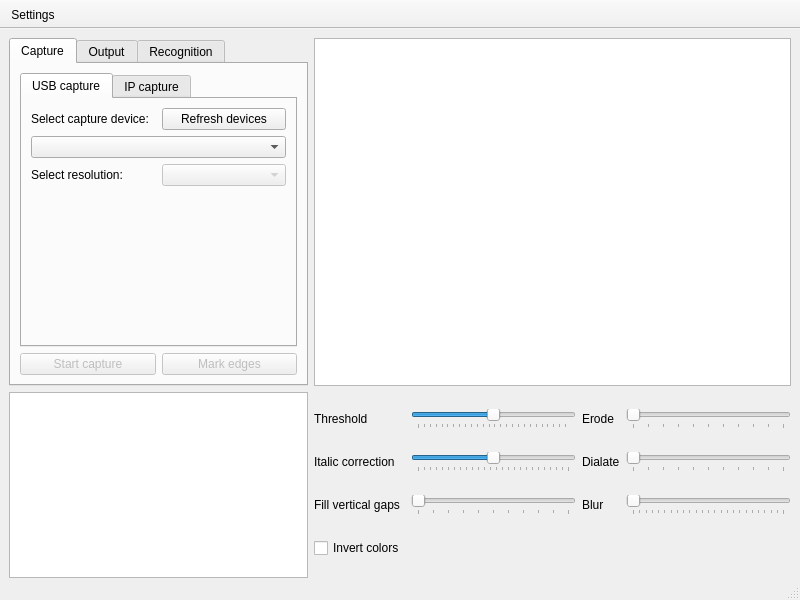
<?xml version="1.0" encoding="UTF-8"?>
<ui version="4.0">
 <class>ScoreboardOCR</class>
 <widget class="QMainWindow" name="ScoreboardOCR">
  <property name="geometry">
   <rect>
    <x>0</x>
    <y>0</y>
    <width>800</width>
    <height>600</height>
   </rect>
  </property>
  <property name="windowTitle">
   <string>ScoreboardOCR</string>
  </property>
  <property name="autoFillBackground">
   <bool>false</bool>
  </property>
  <property name="styleSheet">
   <string notr="true"/>
  </property>
  <widget class="QWidget" name="centralwidget">
   <property name="autoFillBackground">
    <bool>false</bool>
   </property>
   <layout class="QGridLayout" name="gridLayout" rowstretch="0,0,0,0" columnstretch="0,0,0">
    <property name="bottomMargin">
     <number>0</number>
    </property>
    <property name="verticalSpacing">
     <number>6</number>
    </property>
    <item row="3" column="2">
     <layout class="QGridLayout" name="gridLayout_2">
      <item row="2" column="3">
       <widget class="QSlider" name="blurSlider">
        <property name="maximum">
         <number>24</number>
        </property>
        <property name="orientation">
         <enum>Qt::Horizontal</enum>
        </property>
        <property name="tickPosition">
         <enum>QSlider::TicksBelow</enum>
        </property>
       </widget>
      </item>
      <item row="1" column="1">
       <widget class="QSlider" name="italicSlider">
        <property name="minimum">
         <number>-25</number>
        </property>
        <property name="maximum">
         <number>25</number>
        </property>
        <property name="pageStep">
         <number>10</number>
        </property>
        <property name="value">
         <number>0</number>
        </property>
        <property name="orientation">
         <enum>Qt::Horizontal</enum>
        </property>
        <property name="tickPosition">
         <enum>QSlider::TicksBelow</enum>
        </property>
        <property name="tickInterval">
         <number>2</number>
        </property>
       </widget>
      </item>
      <item row="2" column="1">
       <widget class="QSlider" name="gapsSlider">
        <property name="maximum">
         <number>10</number>
        </property>
        <property name="orientation">
         <enum>Qt::Horizontal</enum>
        </property>
        <property name="tickPosition">
         <enum>QSlider::TicksBelow</enum>
        </property>
       </widget>
      </item>
      <item row="2" column="0">
       <widget class="QLabel" name="label_6">
        <property name="text">
         <string>Fill vertical gaps</string>
        </property>
        <property name="alignment">
         <set>Qt::AlignLeading|Qt::AlignLeft|Qt::AlignVCenter</set>
        </property>
       </widget>
      </item>
      <item row="1" column="2">
       <widget class="QLabel" name="label_8">
        <property name="text">
         <string>Dialate</string>
        </property>
        <property name="alignment">
         <set>Qt::AlignLeading|Qt::AlignLeft|Qt::AlignVCenter</set>
        </property>
       </widget>
      </item>
      <item row="0" column="3">
       <widget class="QSlider" name="erodeSlider">
        <property name="minimumSize">
         <size>
          <width>80</width>
          <height>0</height>
         </size>
        </property>
        <property name="maximum">
         <number>10</number>
        </property>
        <property name="orientation">
         <enum>Qt::Horizontal</enum>
        </property>
        <property name="tickPosition">
         <enum>QSlider::TicksBelow</enum>
        </property>
       </widget>
      </item>
      <item row="2" column="2">
       <widget class="QLabel" name="label_5">
        <property name="text">
         <string>Blur</string>
        </property>
        <property name="alignment">
         <set>Qt::AlignLeading|Qt::AlignLeft|Qt::AlignVCenter</set>
        </property>
       </widget>
      </item>
      <item row="0" column="0">
       <widget class="QLabel" name="label_4">
        <property name="layoutDirection">
         <enum>Qt::LeftToRight</enum>
        </property>
        <property name="text">
         <string>Threshold</string>
        </property>
        <property name="alignment">
         <set>Qt::AlignLeading|Qt::AlignLeft|Qt::AlignVCenter</set>
        </property>
       </widget>
      </item>
      <item row="3" column="0">
       <widget class="QCheckBox" name="invertColorsCheckbox">
        <property name="layoutDirection">
         <enum>Qt::LeftToRight</enum>
        </property>
        <property name="text">
         <string>Invert colors</string>
        </property>
       </widget>
      </item>
      <item row="0" column="2">
       <widget class="QLabel" name="label_7">
        <property name="text">
         <string>Erode</string>
        </property>
        <property name="alignment">
         <set>Qt::AlignLeading|Qt::AlignLeft|Qt::AlignVCenter</set>
        </property>
       </widget>
      </item>
      <item row="0" column="1">
       <widget class="QSlider" name="thresholdSlider">
        <property name="minimumSize">
         <size>
          <width>80</width>
          <height>0</height>
         </size>
        </property>
        <property name="maximum">
         <number>255</number>
        </property>
        <property name="value">
         <number>127</number>
        </property>
        <property name="orientation">
         <enum>Qt::Horizontal</enum>
        </property>
        <property name="tickPosition">
         <enum>QSlider::TicksBelow</enum>
        </property>
       </widget>
      </item>
      <item row="1" column="0">
       <widget class="QLabel" name="label_9">
        <property name="text">
         <string>Italic correction</string>
        </property>
        <property name="alignment">
         <set>Qt::AlignLeading|Qt::AlignLeft|Qt::AlignVCenter</set>
        </property>
       </widget>
      </item>
      <item row="1" column="3">
       <widget class="QSlider" name="dialateSlider">
        <property name="maximum">
         <number>10</number>
        </property>
        <property name="orientation">
         <enum>Qt::Horizontal</enum>
        </property>
        <property name="tickPosition">
         <enum>QSlider::TicksBelow</enum>
        </property>
       </widget>
      </item>
     </layout>
    </item>
    <item row="1" column="1">
     <widget class="QTabWidget" name="tabWidget">
      <property name="sizePolicy">
       <sizepolicy hsizetype="Minimum" vsizetype="Expanding">
        <horstretch>0</horstretch>
        <verstretch>0</verstretch>
       </sizepolicy>
      </property>
      <property name="minimumSize">
       <size>
        <width>230</width>
        <height>0</height>
       </size>
      </property>
      <property name="maximumSize">
       <size>
        <width>16777215</width>
        <height>16777215</height>
       </size>
      </property>
      <property name="baseSize">
       <size>
        <width>0</width>
        <height>0</height>
       </size>
      </property>
      <property name="tabPosition">
       <enum>QTabWidget::North</enum>
      </property>
      <property name="tabShape">
       <enum>QTabWidget::Rounded</enum>
      </property>
      <property name="currentIndex">
       <number>0</number>
      </property>
      <widget class="QWidget" name="captureTab">
       <attribute name="title">
        <string>Capture</string>
       </attribute>
       <layout class="QGridLayout" name="gridLayout_3">
        <item row="1" column="0" colspan="2">
         <widget class="QTabWidget" name="captureTypeTab">
          <property name="currentIndex">
           <number>0</number>
          </property>
          <widget class="QWidget" name="USBCapture">
           <property name="sizePolicy">
            <sizepolicy hsizetype="Expanding" vsizetype="Expanding">
             <horstretch>0</horstretch>
             <verstretch>0</verstretch>
            </sizepolicy>
           </property>
           <attribute name="title">
            <string>USB capture</string>
           </attribute>
           <layout class="QGridLayout" name="gridLayout_7">
            <item row="1" column="0" colspan="2">
             <widget class="QComboBox" name="captureDeviceComboBox">
              <property name="currentText">
               <string/>
              </property>
              <property name="placeholderText">
               <string>Select device...</string>
              </property>
             </widget>
            </item>
            <item row="2" column="1">
             <widget class="QComboBox" name="deviceResolutionComboBox">
              <property name="enabled">
               <bool>false</bool>
              </property>
              <property name="placeholderText">
               <string>Default</string>
              </property>
             </widget>
            </item>
            <item row="2" column="0">
             <widget class="QLabel" name="label_2">
              <property name="text">
               <string>Select resolution:</string>
              </property>
             </widget>
            </item>
            <item row="0" column="0">
             <widget class="QLabel" name="label">
              <property name="text">
               <string>Select capture device:</string>
              </property>
             </widget>
            </item>
            <item row="0" column="1">
             <widget class="QPushButton" name="refreshCaptureDeviceButton">
              <property name="text">
               <string>Refresh devices</string>
              </property>
             </widget>
            </item>
            <item row="4" column="0" colspan="2">
             <spacer name="verticalSpacer">
              <property name="orientation">
               <enum>Qt::Vertical</enum>
              </property>
              <property name="sizeHint" stdset="0">
               <size>
                <width>20</width>
                <height>40</height>
               </size>
              </property>
             </spacer>
            </item>
           </layout>
          </widget>
          <widget class="QWidget" name="IPCapture">
           <attribute name="title">
            <string>IP capture</string>
           </attribute>
           <layout class="QGridLayout" name="gridLayout_8">
            <item row="0" column="0" colspan="2">
             <widget class="QLineEdit" name="ipAddressBox">
              <property name="placeholderText">
               <string>IP address to your camera (ex. rtsp://192.168.1.100:5555)</string>
              </property>
             </widget>
            </item>
            <item row="1" column="1">
             <widget class="QComboBox" name="deviceResolutionComboBox_2">
              <property name="enabled">
               <bool>false</bool>
              </property>
              <property name="placeholderText">
               <string>Default</string>
              </property>
             </widget>
            </item>
            <item row="2" column="0" colspan="2">
             <spacer name="verticalSpacer_4">
              <property name="orientation">
               <enum>Qt::Vertical</enum>
              </property>
              <property name="sizeHint" stdset="0">
               <size>
                <width>20</width>
                <height>181</height>
               </size>
              </property>
             </spacer>
            </item>
            <item row="1" column="0">
             <widget class="QLabel" name="label_12">
              <property name="text">
               <string>Select resolution:</string>
              </property>
             </widget>
            </item>
           </layout>
          </widget>
         </widget>
        </item>
        <item row="3" column="0">
         <widget class="QPushButton" name="captureButton">
          <property name="enabled">
           <bool>false</bool>
          </property>
          <property name="text">
           <string>Start capture</string>
          </property>
         </widget>
        </item>
        <item row="3" column="1">
         <widget class="QPushButton" name="edgesButton">
          <property name="enabled">
           <bool>false</bool>
          </property>
          <property name="text">
           <string>Mark edges</string>
          </property>
         </widget>
        </item>
       </layout>
      </widget>
      <widget class="QWidget" name="outputTab">
       <attribute name="title">
        <string>Output</string>
       </attribute>
       <layout class="QGridLayout" name="gridLayout_5">
        <item row="0" column="0">
         <widget class="QLabel" name="label_3">
          <property name="text">
           <string>Output path:</string>
          </property>
         </widget>
        </item>
        <item row="1" column="0">
         <widget class="QLabel" name="label_10">
          <property name="text">
           <string>Output name:</string>
          </property>
         </widget>
        </item>
        <item row="0" column="2">
         <widget class="QPushButton" name="outputPathButton">
          <property name="sizePolicy">
           <sizepolicy hsizetype="Minimum" vsizetype="Fixed">
            <horstretch>0</horstretch>
            <verstretch>0</verstretch>
           </sizepolicy>
          </property>
          <property name="minimumSize">
           <size>
            <width>0</width>
            <height>0</height>
           </size>
          </property>
          <property name="text">
           <string>...</string>
          </property>
         </widget>
        </item>
        <item row="1" column="1" colspan="2">
         <widget class="QLineEdit" name="outputNameLineEdit">
          <property name="placeholderText">
           <string>Enter output name...</string>
          </property>
         </widget>
        </item>
        <item row="3" column="0" colspan="3">
         <spacer name="verticalSpacer_3">
          <property name="orientation">
           <enum>Qt::Vertical</enum>
          </property>
          <property name="sizeHint" stdset="0">
           <size>
            <width>20</width>
            <height>40</height>
           </size>
          </property>
         </spacer>
        </item>
        <item row="0" column="1">
         <widget class="QLineEdit" name="outputPathLineEdit">
          <property name="readOnly">
           <bool>true</bool>
          </property>
          <property name="placeholderText">
           <string>Path where to save output</string>
          </property>
         </widget>
        </item>
        <item row="2" column="0">
         <widget class="QLabel" name="label_11">
          <property name="text">
           <string>Output format:</string>
          </property>
         </widget>
        </item>
        <item row="2" column="1" colspan="2">
         <widget class="QComboBox" name="outputFormatComboBox"/>
        </item>
       </layout>
      </widget>
      <widget class="QWidget" name="selectionTab">
       <attribute name="title">
        <string>Recognition</string>
       </attribute>
       <layout class="QGridLayout" name="gridLayout_4">
        <item row="2" column="0" colspan="2">
         <spacer name="verticalSpacer_2">
          <property name="orientation">
           <enum>Qt::Vertical</enum>
          </property>
          <property name="sizeHint" stdset="0">
           <size>
            <width>20</width>
            <height>40</height>
           </size>
          </property>
         </spacer>
        </item>
        <item row="0" column="0" colspan="2">
         <widget class="QListWidget" name="recognitionListWidget">
          <property name="sizePolicy">
           <sizepolicy hsizetype="Ignored" vsizetype="Preferred">
            <horstretch>0</horstretch>
            <verstretch>0</verstretch>
           </sizepolicy>
          </property>
          <property name="tabKeyNavigation">
           <bool>false</bool>
          </property>
         </widget>
        </item>
        <item row="1" column="0">
         <widget class="QPushButton" name="addSelectionButton">
          <property name="enabled">
           <bool>false</bool>
          </property>
          <property name="text">
           <string>Add selection</string>
          </property>
         </widget>
        </item>
        <item row="1" column="1">
         <widget class="QPushButton" name="deleteSelectionButton">
          <property name="enabled">
           <bool>false</bool>
          </property>
          <property name="text">
           <string>Delete selection</string>
          </property>
         </widget>
        </item>
       </layout>
      </widget>
     </widget>
    </item>
    <item row="1" column="2">
     <widget class="QGraphicsView" name="mainImage"/>
    </item>
    <item row="3" column="1">
     <widget class="QGraphicsView" name="smallImage">
      <property name="sizePolicy">
       <sizepolicy hsizetype="Minimum" vsizetype="Minimum">
        <horstretch>0</horstretch>
        <verstretch>0</verstretch>
       </sizepolicy>
      </property>
      <property name="minimumSize">
       <size>
        <width>0</width>
        <height>180</height>
       </size>
      </property>
     </widget>
    </item>
   </layout>
  </widget>
  <widget class="QStatusBar" name="statusbar"/>
  <widget class="QToolBar" name="toolBar">
   <property name="windowTitle">
    <string>toolBar</string>
   </property>
   <property name="movable">
    <bool>false</bool>
   </property>
   <attribute name="toolBarArea">
    <enum>TopToolBarArea</enum>
   </attribute>
   <attribute name="toolBarBreak">
    <bool>false</bool>
   </attribute>
   <addaction name="actionSettings"/>
  </widget>
  <action name="actionSettings">
   <property name="text">
    <string>Settings</string>
   </property>
  </action>
 </widget>
 <resources/>
 <connections/>
</ui>
